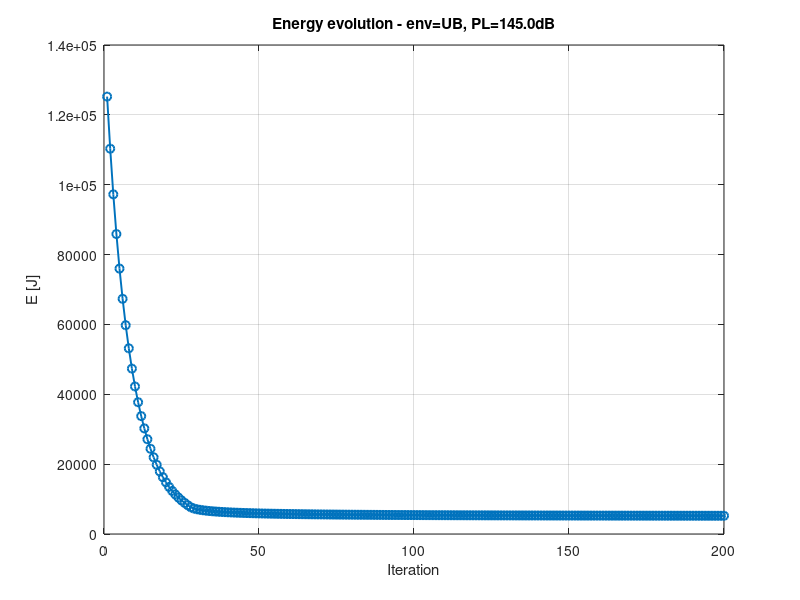

The MATLAB source for this figure:
function UAV_3D_minEnergy_PathLossDominant()
% UAV_3D_minEnergy_PathLossDominant:
%
%  This primal-dual code is configured so that the PATH-LOSS constraint
%  becomes the dominant one with high probability.
%
%  (1) Computes c0 as in eq.(38a)
%  (2) Beamwidth constraint => (R+Rc) <= H tan(phi)
%  (3) Velocity constraint v >= v_min => with v_min~0
%  (4) Allows large H to avoid altitude saturation
%  (5) Allows flexible T_p (e.g., T_p_min = 1)
%
%  Changing the environment ("SU", "UB", "DU", "HU")
%  modifies => B,C,etaLoS,etaNLoS => path-loss threshold => different
%  results for R*, H*, T_p*.
%
% ---------------------------------------------------------------------
% Usage:
%    1) Set "environment" (e.g., "SU","UB","DU","HU") 
%    2) Change path-loss dB if desired
%    3) Run:
%         >> UAV_3D_minEnergy_PathLossDominant
%
%    You will see that the path-loss constraint becomes “tight” and 
%    changing the environment results in different optimal values.
% ---------------------------------------------------------------------

%% 1) Configuration
params = struct();

% Coverage:
params.Rc   = 56.13; 
params.Hmin = 1;      % relaxed -> 1 m
params.Hmax = 3000;   % increased -> 3000 m

% Velocities and period
params.vmax   = 30;   % increased vmax
params.vmin   = 5;    % ~0 => non-limiting
params.Tp_max = 200;  
params.Tp_min = 10;    % e.g., 10 s

% Antenna beamwidth => wide ~85 deg => non-limiting
params.phi_deg=85; 
params.phi_rad=deg2rad(params.phi_deg);

% Propulsion model (eq.(11)):
params.gamma1=504.6; params.gamma2=6.53e-5; params.gamma3=6.53e-3;
params.gamma4=687.88; params.gamma5=90.20; params.g=9.81;

% PATH-LOSS threshold => e.g., 145 dB (more strict than 155)
PL_dB=145;  
params.TH_PL = 10^(PL_dB/10); 
params.delta = 2.5;
params.Pser =0.8;

% Select environment => "SU","UB","DU","HU"
environment= 'UB';  

% Load: B_logistic, C_logistic, etaLoS_lin, etaNLoS_lin
logEnv= getLogisticParams(environment);
params.B_logistic   = logEnv.B_logistic;
params.C_logistic   = logEnv.C_logistic;
params.etaLoS_lin   = 10^(logEnv.etaLoS_dB /10);
params.etaNLoS_lin  = 10^(logEnv.etaNLoS_dB/10);

% eq.(10): frequency
f_c= 2.5e9; c_light=3e8;
G0_lin= 2.9e4/( (2*params.phi_rad)^2 );
params.K0= (1/G0_lin)* (4*pi*f_c/c_light)^params.delta;

% Step-size
params.alpha0=0.1; 
params.alpha1=1.5;
params.IterMax=200;

%% 2) A0,B0,c0 => eq.(25),(38a)
[params.A0, params.B0, params.c0] = computeABC(params);

fprintf('\n*** RUNNING with environment=%s, PATH-LOSS=%.1f dB\n',environment,PL_dB);

%% 3) Solver
[R_opt,H_opt,Tp_opt,E_opt,history] = solveUAVviaPrimalDual(params);

%% 4) Results
fprintf('\n=== OPTIMAL RESULT ===\n');
fprintf('R*    = %.3f m\n', R_opt);
fprintf('H*    = %.3f m\n', H_opt);
fprintf('T_p*  = %.3f s\n', Tp_opt);
vfin= (2*pi*R_opt)/Tp_opt;
fprintf('v*    = %.3f m/s\n', vfin);
fprintf('E*    = %.3f J\n', E_opt);

figure;
plot(1:params.IterMax,history.E,'o-','LineWidth',1.4);
grid on; xlabel('Iteration'); ylabel('E [J]');
title(sprintf('Energy evolution - env=%s, PL=%.1fdB',environment,PL_dB));

% Check if path-loss constraint was saturated => phi5 ~ 0 ?
phiEval= evaluateConstraints(log([R_opt,H_opt,Tp_opt,0,0]),params);
fprintf('\nConstraint values phi_i= \n');
disp(phiEval);

end

% -------------------------------------------------------------------------

function envOut= getLogisticParams(envType)
switch upper(envType)
    case 'SU' % Sub-Urban
        envOut.B_logistic   =4.88;
        envOut.C_logistic   =0.43;
        envOut.etaLoS_dB    =0.1;
        envOut.etaNLoS_dB   =21;
    case 'UB' % Urban
        envOut.B_logistic   =9.61;
        envOut.C_logistic   =0.16;
        envOut.etaLoS_dB    =1.0;
        envOut.etaNLoS_dB   =20;
    case 'DU' % Dense Urban
        envOut.B_logistic   =12.08;
        envOut.C_logistic   =0.11;
        envOut.etaLoS_dB    =1.6;
        envOut.etaNLoS_dB   =23;
    case 'HU' % High Rise Urban
        envOut.B_logistic   =27.23;
        envOut.C_logistic   =0.08;
        envOut.etaLoS_dB    =2.3;
        envOut.etaNLoS_dB   =34;
    otherwise
        error('Unknown Environment: SU, UB, DU, HU');
end
end

function [A0,B0,c0]= computeABC(par)
thDegMin= invertLogisticLoS(par.Pser,par.B_logistic,par.C_logistic);
A0= tan(deg2rad(thDegMin));
tmpNum= par.K0*( par.etaNLoS_lin-(par.etaNLoS_lin-par.etaLoS_lin)*par.Pser);
val= tmpNum/ par.TH_PL;
B0= val^(2/par.delta);

c0= computeC0eq38a(par);

fprintf('\nEn computeABC => A0=%.4f, B0=%.4e, c0=%.4f\n',A0,B0,c0);
end




function c0Val= computeC0eq38a(par)
% eq.(38a)
% c0= 1+ 2*vmax^2 / [ gamma5 * (zMin)^2 ]
vVec= linspace(0,par.vmax,40);
tpVec= linspace(0,par.Tp_max,40);
zMin= inf;
for vv= vVec
    for tt= tpVec
        if tt<=0, continue; end
        ac= (2*pi*vv)/tt; 
        termInside= 1+(ac^2/(par.g^2))+(vv^4/(par.gamma5^2));
        bigSqrt= sqrt(termInside);
        zSquared= bigSqrt-(vv^2/par.gamma5);
        if zSquared>0
            zVal= sqrt(zSquared);
            if zVal<zMin
                zMin= zVal;
            end
        end
    end
end
if zMin<1e-8, zMin=1e-8; end
c0Val= 1+ (2*(par.vmax^2))/( par.gamma5*(zMin^2));
end

function tDeg = invertLogisticLoS(pser, Bval, Cval)
% Computes theta (in degrees) such that:
%   PLoS(theta)= 1 / (1 + C * exp(-B * (theta - C)))
% => pser = PLoS(theta)
%
% Handles edge cases when pser <= 0 or pser >= 1 using default values.

    % Default value
    tDeg = 90;

    % 1) Handle lower and upper bounds
    if pser <= 0
        % if pser <= 0 => equation not meaningful =>
        % we define tDeg = 90 or 0 depending on context
        tDeg = 90;
        return;
    end
    if pser >= 1
        % if pser >= 1 => theta undefined => force tDeg = 0
        tDeg = 0;
        return;
    end

    % 2) Compute lhs = (1/pser) - 1 => if <= 0 => tDeg = 0
    lhs = (1/pser) - 1;
    if lhs <= 0
        tDeg = 0;
        return;
    end

    % 3) Divide by Cval => if <= 0 => tDeg = 0
    lhs2 = lhs / Cval;
    if lhs2 <= 0
        tDeg = 0;
        return;
    end

    % 4) Nominal value => compute theta
    th = Cval - (1 / Bval) * log(lhs2);

    % 5) Clamp in range [0, 90]
    th = max(0, th);
    th = min(90, th);
    tDeg = th;
end



%% ========================================================================
% SOLVER
%% ========================================================================
function [R_opt,H_opt,Tp_opt,E_opt,history]= solveUAVviaPrimalDual(params)
xR0= log(params.Rc/2);
xH0= log((params.Hmax+params.Hmin)/2);
xT0= log((params.Tp_max+params.Tp_min)/2);
X_log= [xR0; xH0; xT0; 0; 0];

mu= zeros(8,1);
history.Xlog= zeros(5,params.IterMax);
history.mu  = zeros(8,params.IterMax);
history.E   = zeros(1,params.IterMax);

for k=1:params.IterMax
    [gX,gMu,E_val]= gradients_primal_dual(X_log,mu,params);
    history.Xlog(:,k)= X_log;
    history.mu(:,k)= mu;
    history.E(k)= E_val;
    
    % step-size
    nGX= norm(gX); 
    nGM= norm(gMu);
    gp= params.alpha0/ sqrt(params.alpha1+ nGX^2);
    gd= params.alpha0/ sqrt(params.alpha1+ nGM^2);
    
    Xcand= X_log - gp*gX;
    Xupd= projectXlogFeasible(Xcand, params);
    
    muCand= mu+ gd*gMu;
    muUpd= max(muCand,0);
    
    X_log= Xupd;
    mu= muUpd;
end

[R_opt,H_opt,Tp_opt,E_opt]= computeFinalPrimal(X_log,params);
end

function [gradX, gradMu, E_val]= gradients_primal_dual(X_log, mu, P)
xR= X_log(1); xH= X_log(2); xT= X_log(3);
xY= X_log(4); xZ= X_log(5);

R= exp(xR); H= exp(xH); Tper= exp(xT);

% eq.(37) => E
c1= P.gamma1* exp(xT);
c2= P.gamma1* P.gamma2*(2*pi)^2* exp(2*xR- xT);
c3= P.gamma3*(2*pi)^3* exp(3*xR-2*xT);
c4= P.gamma4* exp(xY+ xT- xZ);
E_val= c1+ c2+ c3+ c4;

% eq.(36b)... => 8 constraints
% phi1 => eq.(36b) c0 => Induced
phi1= (1/P.c0)* exp(-4*xY -2*xZ)-1;
% phi2 => eq.(36c)
termB= (2*pi)^4/(P.g^2);
phi2= exp(2*xY)+ termB* exp(2*xR+2*xY-4*xT)-1;
% phi3 => (R+Rc)* e^{-xH}/tan(phi) -1
phi3= (R+P.Rc)* exp(-xH)/ tan(P.phi_rad)-1;
% phi4 => coverage A0 => ...
phi4= P.A0* exp(-xH)*( R+ P.Rc )-1;
% phi5 => path-loss B0 => ...
phi5= P.B0*( exp(2*xR)+ exp(2*xH)+ 2*P.Rc*R+ P.Rc^2 )-1;
% phi6 => v <= vmax
phi6= (2*pi/ P.vmax)* exp(xR- xT)-1;
% phi7 => v >= vmin => 1 - (2*pi/vmin) e^(xR-xT)<=0
alpha7= (2*pi)/ P.vmin;
phi7= 1- alpha7* exp(xR- xT);
% phi8 => T_p >= T_{p,min} => 1 - (1/Tp_min) e^(xT)<=0
alpha8= 1/(P.Tp_min);
phi8= 1- alpha8* exp(xT);

gradMu= [phi1;phi2;phi3;phi4;phi5;phi6;phi7;phi8];

% deriv E
dE_xR= 2*c2+ 3*c3; 
dE_xH= 0;
dE_xT= c1 - c2 -2*c3+ c4;
dE_xY= c4; 
dE_xZ=- c4;

% phi1
dphi1_xY= -4*(1/P.c0)* exp(-4*xY -2*xZ);
dphi1_xZ= -2*(1/P.c0)* exp(-4*xY -2*xZ);

% phi2
tmpA= exp(2*xY);
tmpB= termB* exp(2*xR+ 2*xY- 4*xT);
dphi2_xR= 2* tmpB;
dphi2_xY= 2* tmpA+ 2* tmpB;
dphi2_xT=-4* tmpB;

dphi3_xR= exp(-xH)/ tan(P.phi_rad);
dphi3_xH= (R+P.Rc)* (-1)* exp(-xH)/ tan(P.phi_rad);

dphi4_xR= P.A0* exp(-xH)* exp(xR);
dphi4_xH=-P.A0* exp(-xH)*( R+P.Rc );

dphi5_xR= P.B0*(2* exp(2*xR)+ 2*P.Rc* exp(xR));
dphi5_xH= P.B0*(2* exp(2*xH));

dphi6_xR= (2*pi/ P.vmax)* exp(xR- xT);
dphi6_xT=-(2*pi/ P.vmax)* exp(xR- xT);

dphi7_xR= - alpha7* exp(xR- xT);
dphi7_xT= alpha7* exp(xR- xT);

dphi8_xT= - alpha8* exp(xT);

gradX= zeros(5,1);
gradX(1)= dE_xR ...
   + mu(2)* dphi2_xR + mu(3)* dphi3_xR + mu(4)* dphi4_xR ...
   + mu(5)* dphi5_xR + mu(6)* dphi6_xR + mu(7)* dphi7_xR;
gradX(2)= dE_xH ...
   + mu(3)* dphi3_xH + mu(4)* dphi4_xH + mu(5)* dphi5_xH;
gradX(3)= dE_xT ...
   + mu(2)* dphi2_xT + mu(6)* dphi6_xT + mu(7)* dphi7_xT + mu(8)* dphi8_xT;
gradX(4)= dE_xY ...
   + mu(1)* dphi1_xY + mu(2)* dphi2_xY;
gradX(5)= dE_xZ ...
   + mu(1)* dphi1_xZ;

end

function Xproj= projectXlogFeasible(Xcand, P)
xR= Xcand(1); xH= Xcand(2); xT= Xcand(3);
xY= Xcand(4); xZ= Xcand(5);

% 1) R <= rmax
rmax= min( P.Rc, (P.vmax* P.Tp_max)/(2*pi) );
xR= min(xR, log(rmax));

% 2) H in [Hmin,Hmax]
xH= max(xH, log(P.Hmin));
xH= min(xH, log(P.Hmax));

% 3) T_p in [Tp_min, Tp_max]
xT= max(xT, log(P.Tp_min));
xT= min(xT, log(P.Tp_max));

% 4) Enforce v>=v_min => (xR- xT)>= ln(vmin/(2*pi))
vMinDelta= log( P.vmin/(2*pi) );
delta= xR- xT;
if delta< vMinDelta
   xR= xT+ vMinDelta;
end

% 5) Enforce beamwidth  => (R+Rc)<= H tan(phi)
Rcand= exp(xR);
Hcand= exp(xH);
beamMax= Hcand* tan(P.phi_rad)- P.Rc;
if beamMax<0
   Rcand=1e-8;
else
   if Rcand> beamMax
       Rcand= beamMax;
       if Rcand<1e-8
           Rcand=1e-8;
       end
   end
end
xR= log(Rcand);

% y>0 => xY>=-20
xY= max(xY, -20);
% z>0 => xZ>=-20
xZ= max(xZ, -20);

Xproj= [xR;xH;xT;xY;xZ];
end

function [Rfin,Hfin,Tpfin,Efin]= computeFinalPrimal(X_log, P)
xR= X_log(1); xH= X_log(2); xT= X_log(3);
xY= X_log(4); xZ= X_log(5);

Rfin= exp(xR);
Hfin= exp(xH);
Tpfin= exp(xT);

c1= P.gamma1*exp(xT);
c2= P.gamma1*P.gamma2*(2*pi)^2*exp(2*xR- xT);
c3= P.gamma3*(2*pi)^3*exp(3*xR-2*xT);
c4= P.gamma4*exp(xY+ xT- xZ);
Efin= c1+ c2+ c3+ c4;
end

function phiVals= evaluateConstraints(xLog, P)
% Returns a vector with the 8 constraint values (phi_i) for final solution
xR= xLog(1); xH= xLog(2); xT= xLog(3);
xY= xLog(4); xZ= xLog(5);

R= exp(xR); H= exp(xH); 
phi1= (1/P.c0)* exp(-4*xY -2*xZ)-1;
termB= (2*pi)^4/(P.g^2);
phi2= exp(2*xY)+ termB* exp(2*xR+2*xY-4*xT)-1;
phi3= (R+P.Rc)* exp(-xH)/ tan(P.phi_rad)-1;
phi4= P.A0* exp(-xH)*( R+ P.Rc )-1;
phi5= P.B0*( exp(2*xR)+ exp(2*xH)+ 2*P.Rc*R + P.Rc^2 )-1;
phi6= (2*pi/ P.vmax)* exp(xR- xT)-1;
alpha7= (2*pi)/ P.vmin;
phi7= 1- alpha7* exp(xR- xT);
alpha8= 1/(P.Tp_min);
phi8= 1- alpha8* exp(xT);

phiVals= [phi1; phi2; phi3; phi4; phi5; phi6; phi7; phi8];
end
